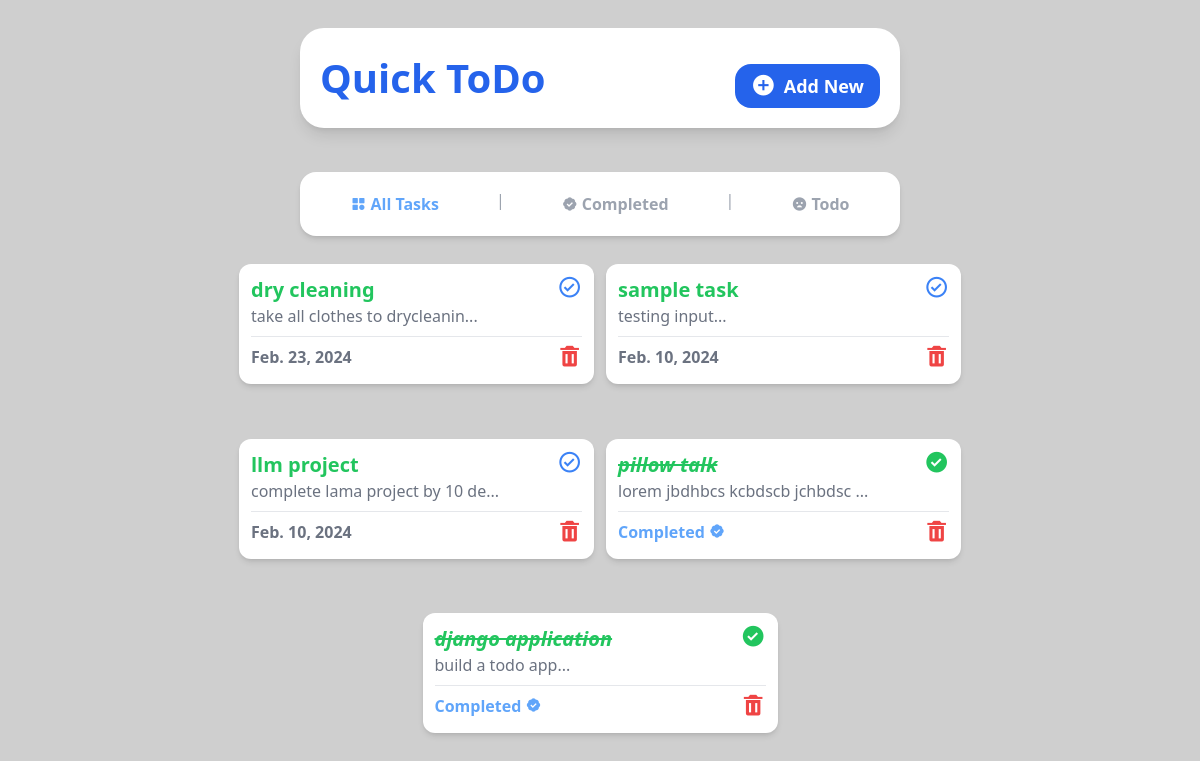
The page / on the database its author committed.
### tasks/models.py (models this page shows, shortened)
class Task(models.Model):
    title = models.CharField(max_length=35)
    description = models.TextField(null=True, blank = True)
    due_date = models.DateField()
    due_time = models.TimeField()
    completed = models.BooleanField(default=False)

### tasks/views.py (the view)
# urls.py: 2. Add a URL to urlpatterns:  path('', views.home, name='home')
def home(request):
    tasks = Task.objects.all().order_by('-id')
    context = {
        'tasks': tasks
    }
    return render(request, 'index.html', context)

### tasks/templates/index.html (shortened to what this page needs)
{% include 'base.html'%} {% include 'home_nav.html'%} {%block content%}
<section
  class="flex flex-1 flex-wrap justify-center gap-3 bg-[#fff0] w-10/12 md:w-11/12 h-full mb-3 rounded-2xl p-3 overflow-y-auto scrollbar-hide"
>
  {% for task in tasks %} {% if task.completed %}
  <div
    class="w-[355px] flex flex-col shadow-md bg-white h-[120px] rounded-xl p-3"
  >
    <div class="flex flex-row justify-between">
      <div>
        <a href="{% url 'task_detail' task.id %}">
          <h1 class="text-green-500 font-semibold text-xl italic line-through">
            {{task.title}}
          </h1>
        </a>
        <p class="text-gray-500 text-md">
          {{task.description | slice:":30"}}...
        </p>
      </div>
      <a href="{% url 'toggle_complete' task.id %}">
        <i class="bx bxs-check-circle bx-sm text-green-500"></i>
      </a>
    </div>
    <hr class="border-t border-gray-200 my-2" />
    <div class="flex flex-row justify-between">
      <h2 class="text-blue-400 font-bold">
        Completed <i class="bx bxs-badge-check"></i>
      </h2>
      <a href="{% url 'delete' task.id %}">
        <i class="bx bxs-trash bx-sm text-red-500"></i>
      </a>
    </div>
  </div>
  {% else %}
  <div
    class="w-[355px] shadow-md flex flex-col bg-white h-[120px] rounded-xl p-3"
  >
    <div class="flex flex-row justify-between">
      <div>
        <a href="{% url 'task_detail' task.id %}">
          <h1 class="text-green-500 font-semibold text-xl">{{ task.title }}</h1>
        </a>
        <p class="text-gray-500 text-md">
          {{ task.description | slice:":30" }}...
        </p>
      </div>
      <a href="{% url 'toggle_complete' task.id %}" class="cursor-pointer">
        <i class="bx bx-check-circle bx-sm text-blue-500"></i>
      </a>
    </div>
    <hr class="border-t border-gray-200 my-2" />
    <div class="flex flex-row justify-between">
      <h2 class="text-gray-500 font-bold">
        {{ task.due_date }}
      </h2>
      <a href="{% url 'delete' task.id %}">
        <i class="bx bxs-trash bx-sm text-red-500"></i>
      </a>
    </div>
  </div>
  {% endif %} {% endfor %}
</section>
{% endblock content%}

### django_todo_app/templates/base.html (shortened to what this page needs)
{% load static %}
<!DOCTYPE html>
<html lang="en">
  <head>
    <link
      href="https://unpkg.com/boxicons@2.1.4/css/boxicons.min.css"
      rel="stylesheet"
    />
    <link rel="stylesheet" href="{% static 'style.css' %}" />
  </head>
  <body
    class="bg-[#cfcfcf] flex flex-col items-center justify-center gap-4 h-screen"
  >
    <header
      class="bg-white shadow-lg w-10/12 h-auto rounded-3xl flex flex-col sm:flex-row justify-between items-center p-5 m-7 md:w-3/6"
    >
    <a href="{% url 'home' %}">
      <h1 class="text-blue-600 font-bold text-[40px]">Quick ToDo</h1>
      </a>
      <a
        class="bg-blue-600 py-2 px-4 text-white font-semibold rounded-2xl text-lg mt-4 flex items-center gap-2"
        href="{% url 'add_task' %}"
        ><i class="bx bxs-plus-circle bx-sm"></i> Add New
        </a
      >
    </header>
  </body>
</html>

### django_todo_app/templates/home_nav.html
 <nav class="bg-white transition-all-[1s] shadow-md w-10/12 rounded-2xl h-auto p-4 flex flex-row justify-around md:w-3/6">
    <a
      href="{% url 'home' %}"
      class="text-blue-400 transition duration-300 ease-out hover:ease-in hover:text-blue-500 font-semibold py-1 px-3 flex items-center gap-1"
      ><i class="bx bxs-category"></i>All Tasks</a
    >
    <span class="text-gray-400">|</span>
    <a
      href="{% url 'completed' %}"
      class="font-semibold text-gray-400 py-1 px-3 flex items-center gap-1"
      ><i class="bx bxs-badge-check"></i>Completed</a
    >
    <span class="text-gray-400">|</span>
    <a
      href="{% url 'remaining' %}"
      class="font-semibold text-gray-400 py-1 px-3 flex items-center gap-1"
      ><i class="bx bxs-sad"></i>Todo</a
    >
  </nav>

### rows shown on the page
Task: title "dry cleaning", description "take all clothes to drycleanin", due_date "Feb. 23, 2024"
Task: title "sample task", description "testing input", due_date "Feb. 10, 2024"
Task: title "llm project", description "complete lama project by 10 de", due_date "Feb. 10, 2024"
Task: title "pillow talk", description "lorem jbdhbcs kcbdscb jchbdsc"
Task: title "django application", description "build a todo app"
